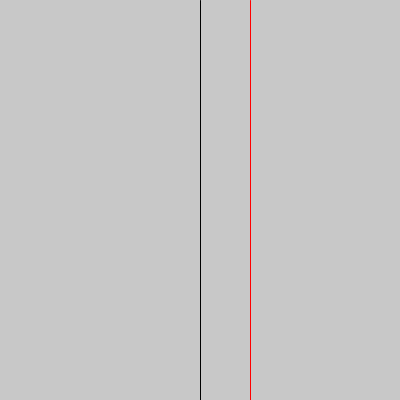
Frame 1 (no input)
Frame 60 (the mouse pressed at the canvas centre just before this capture): identical to frame 1, image omitted
Frame 120 (the mouse held since frame 60 and released just before this capture): identical to frame 1, image omitted

The Processing sketch that drew this single still picture (run headless with seeded random() and noise(); from frame 60 on, the mouse is pressed at the canvas centre):

// Processing sketch: if_ellipse_line_2
// ── if_ellipse_line_2.pde
int radio = 50;

void setup(){
  size(400,400);
}

void draw(){
  background(200);
  stroke(0,0,0);
  line(width/2, 0, width/2, height);
  stroke(255,0,0);
  line(width/2 + radio, 0, width/2 + radio, height);
  if(mouseX > width/2 + radio){
    stroke(0,0,0);
    ellipse(mouseX, mouseY, radio * 2, radio * 2);
  }
  
  println(radio);
}
